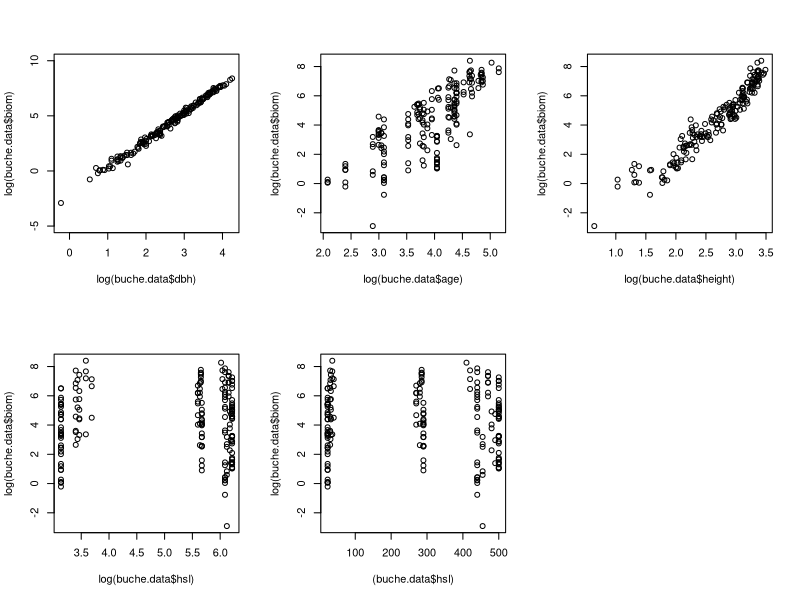

Write R code to recreate this figure. (Note: this script raises an error after producing the figure.)
# Setzen des Working Directory
setwd("~/Documents/Master Data Science/Statistische Verfahren/Projekt/Statistische-Verfahren--Projekt-4.1-Buche/Aufgabenstellung")
# Laden der Daten aus CSV
buche.data = read.csv("buche.csv", sep=",")
head(buche.data)

# Aufteilen des Datensatzes in Teildatensaetze jedes einzelogen Autors
buche.data.bartelink = subset(buche.data, buche.data[,1] == "Bartelink") ## Verkleinern des Datensatzes
buche.data.heller = subset(buche.data, buche.data[,1] == "Heller")
buche.data.joosten = subset(buche.data, buche.data[,1] == "Joosten")

# Plots
par(mfrow = c(2, 3))
plot(log(buche.data$dbh), log(buche.data$biom),ylim = c(-5, 10))
plot(log(buche.data$age), log(buche.data$biom))
plot(log(buche.data$height), log(buche.data$biom))
plot(log(buche.data$hsl), log(buche.data$biom))
plot((buche.data$hsl), log(buche.data$biom))
plot((buche.data$author), log(buche.data$biom))


## Best subset selection
# 1. maximales Modell festlegen
# 2. alle Teilmodelle sind Kandidatenmodelle
# 3. Entscheidung basierend auf Mallow's Cp

# leaps
require("leaps")

# bartelink
buche.bss.bartelink = regsubsets(log(biom)~1+ I(log(dbh))+I(log(dbh)^2)+I(log(age))+I(log(age)^2)+I(log(height))+I(log(height)^2)+hsl+I(hsl^2)+I(log(hsl))+I(log(hsl)^2), data = buche.data.bartelink, nbest = 3) ## nbest = 3, jeweils die drei besten Modelle gleicher Parameterzahl
# summary(buche.bss.bartelink)

summary(buche.bss.bartelink)$cp
summary(buche.bss.bartelink)$which[11,] # Modell 11 liefert betragsmaessig besten CP-Wert (-0.08103549)

# heller
buche.bss.heller = regsubsets(log(biom)~1+ I(log(dbh))+I(log(dbh)^2)+I(log(age))+I(log(age)^2)+I(log(height))+I(log(height)^2)+hsl+I(hsl^2)+I(log(hsl))+I(log(hsl)^2), data = buche.data.heller, nbest = 3) ## nbest = 3, jeweils die drei besten Modelle gleicher Parameterzahl
# summary(buche.bss.heller)

summary(buche.bss.heller)$cp
summary(buche.bss.heller)$which[12,] # Modell 12 liefert betragsmaessig besten CP-Wert (-0.5130457)

# joosten
buche.bss.joosten = regsubsets(log(biom)~1+ I(log(dbh))+I(log(dbh)^2)+I(log(age))+I(log(age)^2)+I(log(height))+I(log(height)^2)+hsl+I(hsl^2)+I(log(hsl))+I(log(hsl)^2), data = buche.data.joosten, nbest = 3) ## nbest = 3, jeweils die drei besten Modelle gleicher Parameterzahl
# summary(buche.bss.joosten)

summary(buche.bss.joosten)$cp
summary(buche.bss.joosten)$which[22,] # Modell 22 liefert betragsmaessig besten CP-Wert (8.344969)


# Beste Modelle pro Autor
m.bartelink = lm(log(biom)~1+ I(log(dbh))+I(log(age)^2)+I(log(height))+I(log(height)^2), data = buche.data.bartelink)
m.heller = lm(log(biom)~1+ I(log(dbh))+I(log(dbh)^2)+I(log(age)^2)+I(log(height)), data = buche.data.heller)
m.joosten = lm(log(biom)~1+ I(log(dbh))+I(log(dbh)^2)+I(log(age))+I(log(height))+I(log(height)^2)+hsl+I(log(hsl))+I(log(hsl)^2), data = buche.data.joosten)

# Berechnen der Parameter fuer die Modelle
summary(m.bartelink)
summary(m.heller)
summary(m.joosten)
